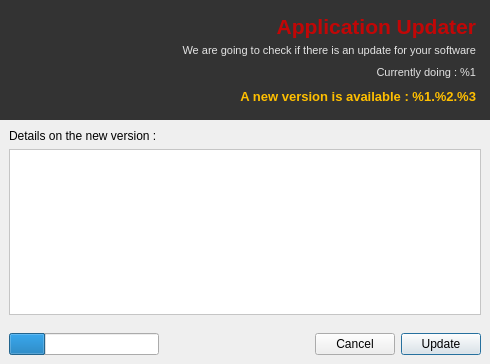
<?xml version="1.0" encoding="UTF-8"?>
<ui version="4.0">
 <class>UpdaterDialog</class>
 <widget class="QDialog" name="UpdaterDialog">
  <property name="geometry">
   <rect>
    <x>0</x>
    <y>0</y>
    <width>490</width>
    <height>364</height>
   </rect>
  </property>
  <property name="windowTitle">
   <string>Application updater</string>
  </property>
  <property name="styleSheet">
   <string notr="true"/>
  </property>
  <layout class="QVBoxLayout" name="verticalLayout">
   <property name="spacing">
    <number>0</number>
   </property>
   <property name="margin">
    <number>0</number>
   </property>
   <item>
    <widget class="QWidget" name="widget" native="true">
     <property name="sizePolicy">
      <sizepolicy hsizetype="MinimumExpanding" vsizetype="Fixed">
       <horstretch>0</horstretch>
       <verstretch>0</verstretch>
      </sizepolicy>
     </property>
     <property name="minimumSize">
      <size>
       <width>0</width>
       <height>120</height>
      </size>
     </property>
     <property name="maximumSize">
      <size>
       <width>16777215</width>
       <height>120</height>
      </size>
     </property>
     <property name="styleSheet">
      <string notr="true">QWidget #widget {
	background-color: rgba(31, 31, 31, 230);
}</string>
     </property>
     <layout class="QHBoxLayout" name="horizontalLayout">
      <property name="spacing">
       <number>0</number>
      </property>
      <property name="margin">
       <number>0</number>
      </property>
      <item>
       <widget class="QLabel" name="lblLogo">
        <property name="sizePolicy">
         <sizepolicy hsizetype="Fixed" vsizetype="Fixed">
          <horstretch>0</horstretch>
          <verstretch>0</verstretch>
         </sizepolicy>
        </property>
        <property name="minimumSize">
         <size>
          <width>120</width>
          <height>120</height>
         </size>
        </property>
        <property name="maximumSize">
         <size>
          <width>120</width>
          <height>120</height>
         </size>
        </property>
        <property name="styleSheet">
         <string notr="true">margin: 10px;</string>
        </property>
        <property name="text">
         <string/>
        </property>
        <property name="scaledContents">
         <bool>true</bool>
        </property>
       </widget>
      </item>
      <item>
       <widget class="QWidget" name="widget_3" native="true">
        <layout class="QHBoxLayout" name="horizontalLayout_3">
         <item>
          <widget class="QWidget" name="widget_5" native="true">
           <layout class="QVBoxLayout" name="verticalLayout_3">
            <property name="spacing">
             <number>5</number>
            </property>
            <property name="margin">
             <number>5</number>
            </property>
            <item>
             <widget class="QLabel" name="lblTitle">
              <property name="font">
               <font>
                <pointsize>16</pointsize>
                <weight>75</weight>
                <bold>true</bold>
               </font>
              </property>
              <property name="styleSheet">
               <string notr="true">color: rgb(194, 6, 6);</string>
              </property>
              <property name="text">
               <string>Application Updater</string>
              </property>
              <property name="alignment">
               <set>Qt::AlignRight|Qt::AlignTrailing|Qt::AlignVCenter</set>
              </property>
             </widget>
            </item>
            <item>
             <widget class="QLabel" name="lblSubtitle">
              <property name="font">
               <font>
                <pointsize>8</pointsize>
               </font>
              </property>
              <property name="styleSheet">
               <string notr="true">color: rgba(255, 255, 255, 220);</string>
              </property>
              <property name="text">
               <string>We are going to check if there is an update for your software</string>
              </property>
              <property name="alignment">
               <set>Qt::AlignRight|Qt::AlignTop|Qt::AlignTrailing</set>
              </property>
              <property name="wordWrap">
               <bool>true</bool>
              </property>
             </widget>
            </item>
            <item>
             <widget class="QLabel" name="lblOperation">
              <property name="font">
               <font>
                <pointsize>8</pointsize>
               </font>
              </property>
              <property name="styleSheet">
               <string notr="true">color: rgba(255, 255, 255, 220);</string>
              </property>
              <property name="text">
               <string>Currently doing : %1</string>
              </property>
              <property name="alignment">
               <set>Qt::AlignRight|Qt::AlignTop|Qt::AlignTrailing</set>
              </property>
              <property name="wordWrap">
               <bool>true</bool>
              </property>
             </widget>
            </item>
            <item>
             <widget class="QLabel" name="lblNewVersion">
              <property name="font">
               <font>
                <pointsize>10</pointsize>
                <weight>75</weight>
                <bold>true</bold>
               </font>
              </property>
              <property name="styleSheet">
               <string notr="true">color: rgb(255, 191, 0);</string>
              </property>
              <property name="text">
               <string>A new version is available : %1.%2.%3</string>
              </property>
              <property name="alignment">
               <set>Qt::AlignRight|Qt::AlignTop|Qt::AlignTrailing</set>
              </property>
              <property name="wordWrap">
               <bool>true</bool>
              </property>
             </widget>
            </item>
           </layout>
          </widget>
         </item>
        </layout>
       </widget>
      </item>
     </layout>
    </widget>
   </item>
   <item>
    <widget class="QWidget" name="widget_2" native="true">
     <layout class="QVBoxLayout" name="verticalLayout_2">
      <item>
       <widget class="QLabel" name="label_2">
        <property name="text">
         <string>Details on the new version :</string>
        </property>
       </widget>
      </item>
      <item>
       <widget class="QTextEdit" name="fldComment">
        <property name="styleSheet">
         <string notr="true">background-color: white;</string>
        </property>
        <property name="readOnly">
         <bool>true</bool>
        </property>
        <property name="html">
         <string notr="true">&lt;!DOCTYPE HTML PUBLIC &quot;-//W3C//DTD HTML 4.0//EN&quot; &quot;http://www.w3.org/TR/REC-html40/strict.dtd&quot;&gt;
&lt;html&gt;&lt;head&gt;&lt;meta name=&quot;qrichtext&quot; content=&quot;1&quot; /&gt;&lt;style type=&quot;text/css&quot;&gt;
p, li { white-space: pre-wrap; }
&lt;/style&gt;&lt;/head&gt;&lt;body style=&quot; font-family:'.Lucida Grande UI'; font-size:13pt; font-weight:400; font-style:normal;&quot;&gt;
&lt;p style=&quot;-qt-paragraph-type:empty; margin-top:0px; margin-bottom:0px; margin-left:0px; margin-right:0px; -qt-block-indent:0; text-indent:0px; font-family:'Lucida Grande';&quot;&gt;&lt;br /&gt;&lt;/p&gt;&lt;/body&gt;&lt;/html&gt;</string>
        </property>
       </widget>
      </item>
     </layout>
    </widget>
   </item>
   <item>
    <widget class="QWidget" name="widget_4" native="true">
     <property name="sizePolicy">
      <sizepolicy hsizetype="MinimumExpanding" vsizetype="Fixed">
       <horstretch>0</horstretch>
       <verstretch>0</verstretch>
      </sizepolicy>
     </property>
     <property name="maximumSize">
      <size>
       <width>16777215</width>
       <height>40</height>
      </size>
     </property>
     <layout class="QHBoxLayout" name="horizontalLayout_2">
      <item>
       <widget class="QProgressBar" name="progressBar">
        <property name="value">
         <number>24</number>
        </property>
        <property name="textVisible">
         <bool>false</bool>
        </property>
        <property name="format">
         <string/>
        </property>
       </widget>
      </item>
      <item>
       <spacer name="horizontalSpacer">
        <property name="orientation">
         <enum>Qt::Horizontal</enum>
        </property>
        <property name="sizeHint" stdset="0">
         <size>
          <width>40</width>
          <height>20</height>
         </size>
        </property>
       </spacer>
      </item>
      <item>
       <widget class="QPushButton" name="btnCancel">
        <property name="text">
         <string>Cancel</string>
        </property>
       </widget>
      </item>
      <item>
       <widget class="QPushButton" name="btnUpdate">
        <property name="text">
         <string>Update</string>
        </property>
        <property name="default">
         <bool>true</bool>
        </property>
       </widget>
      </item>
     </layout>
    </widget>
   </item>
  </layout>
 </widget>
 <resources/>
 <connections/>
</ui>
